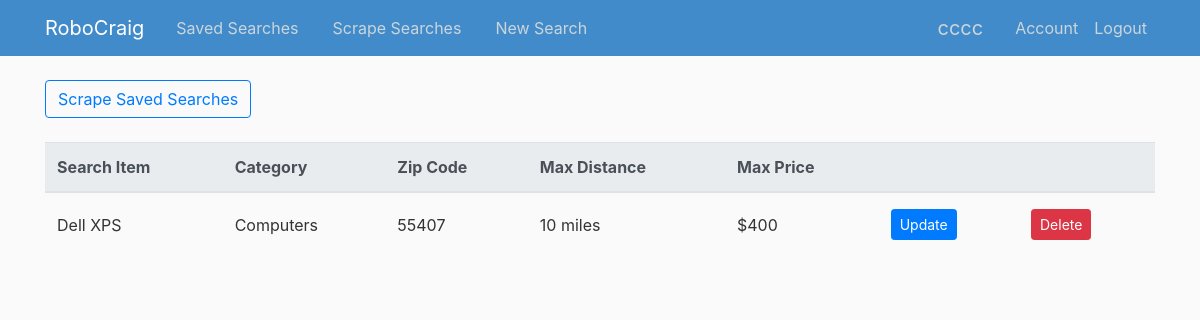
/users/cccc (signed in), run on the app's committed database.
### RoboCraig/models.py (models this page shows, shortened)
class User(db.Model, UserMixin):
    id = db.Column(db.Integer, primary_key=True)
    username = db.Column(db.String(20), unique=True, nullable=False)
    email = db.Column(db.String(120), unique=True, nullable=False)
    password = db.Column(db.String(60), nullable=False)
    searches = db.relationship('Searcher', backref = 'author', lazy=True)       #This is noting that there is a reference to the Searcher object

class Searcher (db.Model):
    id = db.Column(db.Integer, primary_key=True)
    category = db.Column(db.String(20), nullable=False)
    search_term = db.Column(db.String(50), nullable=False)
    zip_code = db.Column(db.String(10), nullable=False)  #Might need this to be int, or validate to 5 digits
    max_distance = db.Column(db.String(10), nullable=False)
    max_price = db.Column(db.String(10), nullable=False)
    user_id = db.Column(db.Integer, db.ForeignKey('user.id'), nullable=False)       #This is making a reference to the user_id in the users table
    def __repr__(self):
        return f"Search('{self.category}','{self.search_term}', '{self.zip_code}','{self.max_distance}','{self.max_price}')"

### RoboCraig/routes.py (the view)
@app.route("/users/<string:username>")  #This is the main home route for a logged in user.  It will display their saved searches
def user_searches(username):
    choices = {'ata': 'Antiques', 'ppa': 'Appliances', 'ara': 'Arts & Crafts', 'sna': 'ATV/UTV/SNO', 'pta': 'AutoParts',
               'ava': 'Aviation',
               'baa': 'Baby and Kid Stuff', 'haa': 'Beauty and Health', 'bip': 'Bike Parts',
               'bia': 'Bikes', 'bpa': 'Boat Parts', 'boo': 'Boats', 'bka': 'Books', 'bfa': 'Business',
               'cta': 'Cars & Trucks', 'ema': 'CDs/DVDs/VHSs', 'moa': 'Cell Phones', 'cla': 'Clothes & Acc',
               'cba': 'Collectibles', 'syp': 'Computer Parts', 'sya': 'Computers', 'ela': 'Electronics',
               'gra': 'Farm & Garden', 'fua': 'Furniture', 'foa': 'General', 'hva': 'Heavy Equipment',
               'hsa': 'Household',
               'jwa': 'Jewelry', 'maa': 'Materials', 'mpa': 'Motorcycle Parts', 'mca': 'Motorcycles',
               'msa': 'Music Instruments', 'pha': 'Photo & Video', 'rva': 'RVs & Camp', 'sga': 'Sporting',
               'tia': 'Tickets', 'tla': 'Tools', 'taa': 'Toys & Games', 'tra': 'Trailers',
               'vga': 'Video Gaming', 'wta': 'Wheels & Tires'}
    user = User.query.filter_by(username=username).first_or_404()  #giving the function the username attribute returns the username of the current_user
    searches = Searcher.query.filter_by(author=user)   #Using this username, it retrieves a list of their Searcher objects
    print ("This is searches")
    print (type(searches))
    print (searches)
    testsearches = Searcher.query.filter_by(author=user).first()
    print ("This is testsearches")
    print (testsearches)
    if current_user == user:        #Will only render the template if the user is logged in.  Otherwise, they receive a 403
        return render_template('user_searches.html', searches=searches, user=user, username=username,choices=choices,testsearches=testsearches)
    else:
        abort(403)

### RoboCraig/models.py (called while the page is built)
@login_manager.user_loader
def load_user(user_id):
    return User.query.get(int(user_id))

### RoboCraig/templates/user_searches.html
{% extends "layout.html" %}
{% block content %}
    {% if testsearches is none %}
        <h3>Create a <a href="{{ url_for('new_search')}}">new search</a> to save for an item in Minneapolis Craigslist</h3><br>
        <h3>Your search will be saved here</h3>
    {% else %}
    <a href="{{ url_for('scrapedresults',username=username) }}"><button type="button" class="btn btn-outline-primary">Scrape Saved Searches</button></a><br><br>
    <table class="table table-hover">
            <thead class="thead-light">
                <tr>
                    <th scope="col">Search Item</th>
                    <th scope="col">Category</th>
                    <th scope="col">Zip Code</th>
                    <th scope="col">Max Distance</th>
                    <th scope="col">Max Price</th>
                    <th scope="col"></th>
                    <th scope="col"></th>
                </tr>
            </thead>
            <tbody>
            {% for search in searches %}
            <tr>
                    <td>{{ search.search_term }}</td>
                    {% if search.category in choices %}
                        <td>{{ choices[search.category]}}</td>
                    {% else %}
                        <td>{{ search.category }}</td>
                    {% endif %}
                    <td>{{ search.zip_code }}</td>
                    <td>{{ search.max_distance }} miles</td>
                    <td>${{ search.max_price }}</td>
                    <td><a class="btn btn-primary btn-sm mt-1 mb-1" href="{{ url_for('update_search', search_id = search.id) }}">Update</a></td>
                    <td>
                        <form action="{{ url_for('delete_search', search_id=search.id) }}" method="POST">
                            <input class="btn btn-danger btn-sm m-1" type = "submit" value="Delete">
                        </form>
                    </td>
                </tr>
            {% endfor %}
            </tbody>
    </table>
    {% endif %}
{% endblock content %}

### RoboCraig/templates/layout.html (shortened to what this page needs)
<!DOCTYPE html>
<html>
<head>
    <link rel="stylesheet" href="https://maxcdn.bootstrapcdn.com/bootstrap/4.0.0/css/bootstrap.min.css">
    <link rel="stylesheet" type="text/css" href="{{ url_for('static', filename='main.css') }}">
</head>
<body>
    <header class="site-header">
      <nav class="navbar navbar-expand-md navbar-dark bg-steel fixed-top">
        <div class="container">
          <a class="navbar-brand mr-4" href="/">RoboCraig</a>
          <div class="collapse navbar-collapse" id="navbarToggle">
            <div class="navbar-nav mr-auto">
                {% if current_user.is_authenticated %}
                  <a class="nav-item nav-link" href="{{ url_for('user_searches',username=username) }}">Saved Searches &nbsp&nbsp&nbsp</a>
                  <a class="nav-item nav-link" href="{{ url_for('scrapedresults',username=username) }}">Scrape Searches &nbsp&nbsp&nbsp</a>
                  <a class="nav-item nav-link" href="{{ url_for('new_search') }}">New Search</a>
                {% endif %}
            </div>
            <div class="navbar-nav">
                {% if current_user.is_authenticated %}
                    <a class="nav-item nav-link navbar-brand" href="{{ url_for('account') }}">{{ username }}</a>
                    <a class="nav-item nav-link" href="{{ url_for('account') }}">Account</a>
                    <a class="nav-item nav-link" href="{{ url_for('logout') }}">Logout</a>
                {% else %}
                  <a class="nav-item nav-link" href="{{ url_for('login') }}">Login</a>
                  <a class="nav-item nav-link" href="{{ url_for('register') }}">Register</a>
                {% endif %}
            </div>
          </div>
        </div>
      </nav>
    </header>
    <main role="main" class="container">
      <div class="row">
        <div class="col-md-12">
          {% block content %}{% endblock %}
        </div>
      </div>
    </main>
</body>
</html>

### RoboCraig/static/main.css (style rules this page uses)
body { background: #fafafa; color: #333333; margin-top: 5rem; }
.bg-steel { background-color: #428bca; }
.site-header .navbar-nav .nav-link { color: #cbd5db; }
.table > tbody > tr > td { vertical-align: middle; }

### data on the page
User: username "cccc"
Searcher: search_term "Dell XPS", category "Computers", zip_code "55407", max_distance "10", max_price "400"
